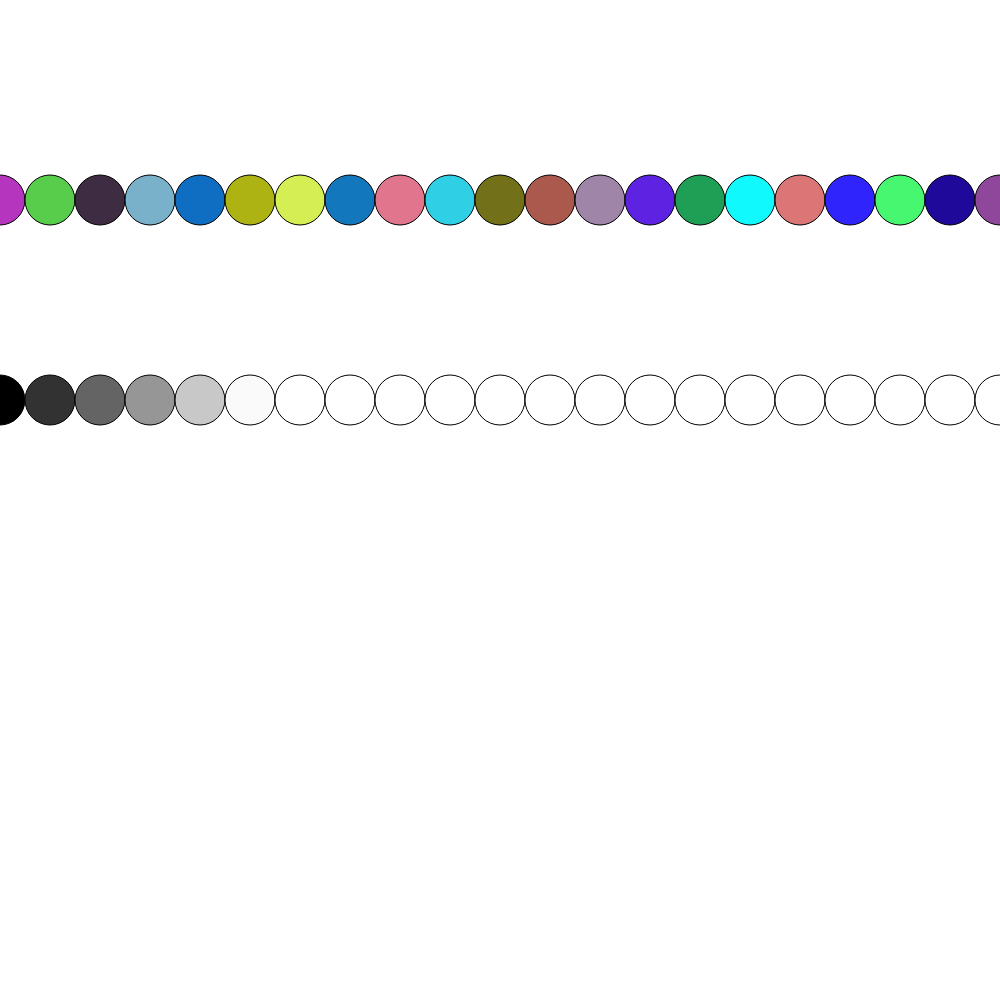
Frame 1 (no input)
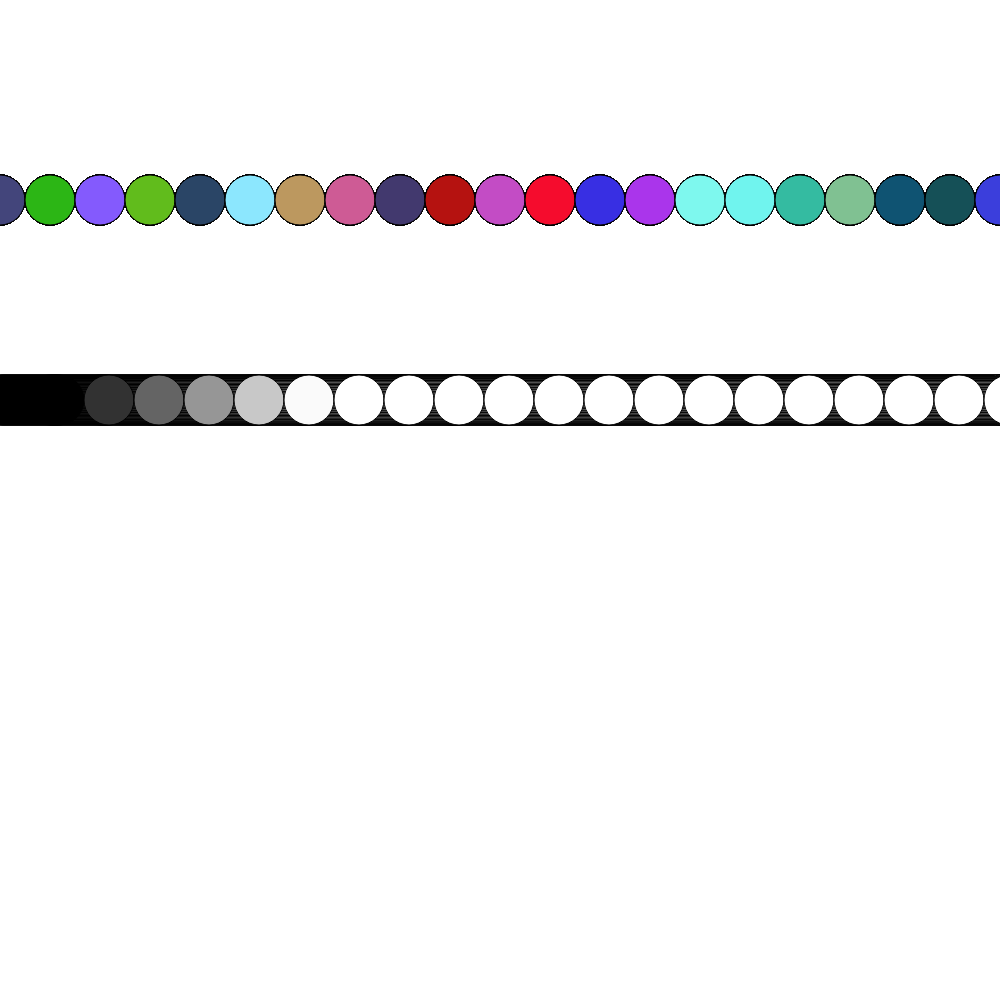
Frame 60 (no input)
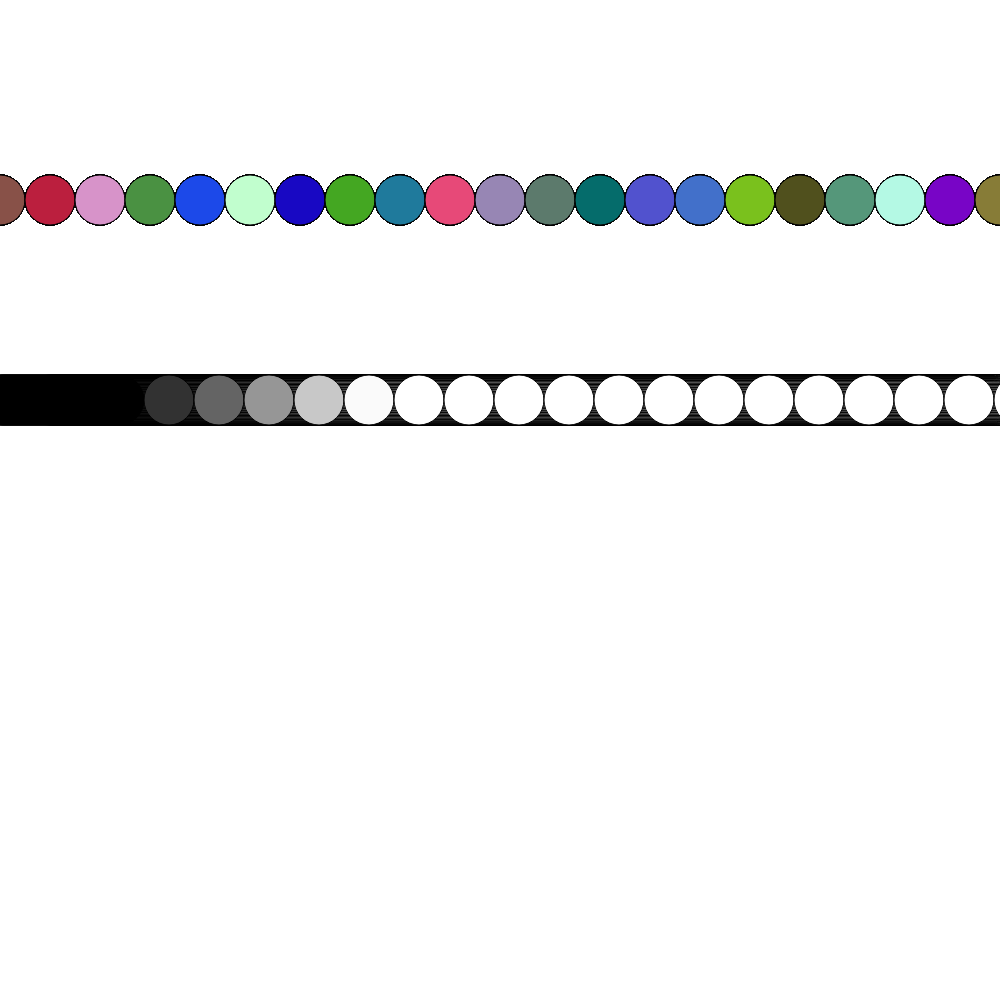
Frame 120 (the mouse pressed at the canvas centre since frame 60)

The p5.js sketch that drew these frames (run headless with seeded random() and noise() and a simulated clock; from frame 60 on, the mouse is pressed at the canvas centre):

// p5.js sketch
// ── sketch.js
var offset =0;

function setup(){
	createCanvas(1000, 1000);
}

function draw (){

	//background(0, 0, 255);
var x = 0;
while( x <= width){

	fill(random(255), random(255), random(255));
	ellipse(x, 200, 50, 50);
	x = x+50;

	//print(x);
	console.log(x);
	}

for(var a = 0; a <=width; a+=50){

		fill(a, a, a);
		ellipse(a+offset, 400, 50, 50);
		print(a);
	}

offset = offset+1;
}
